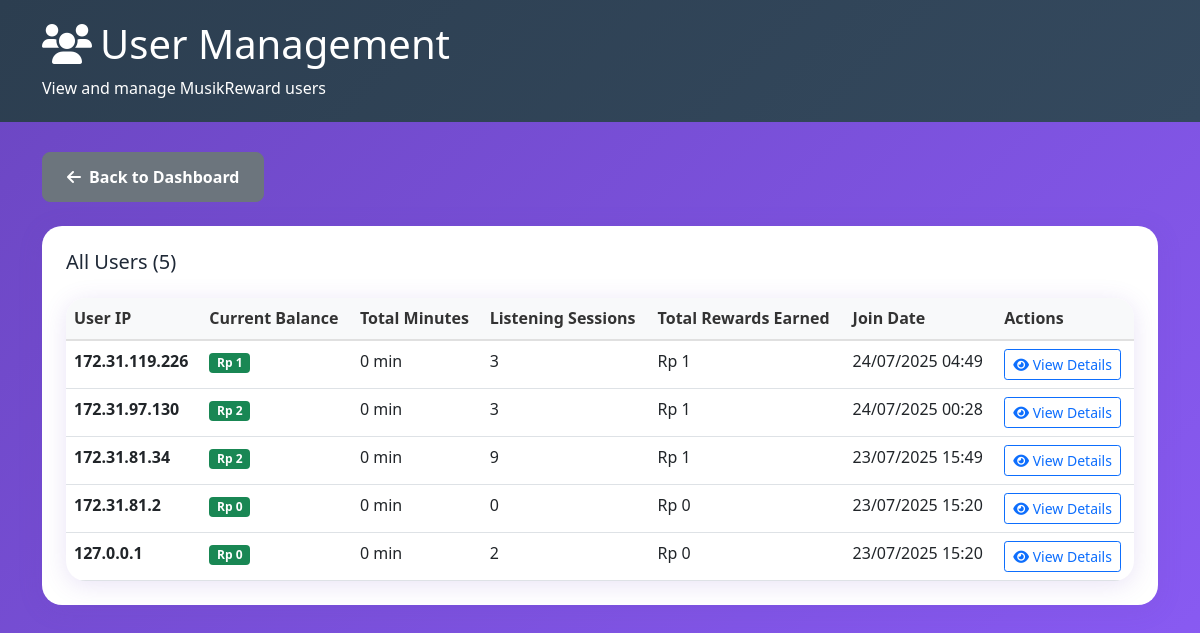
The app's page /admin/users.php (signed in), older data.
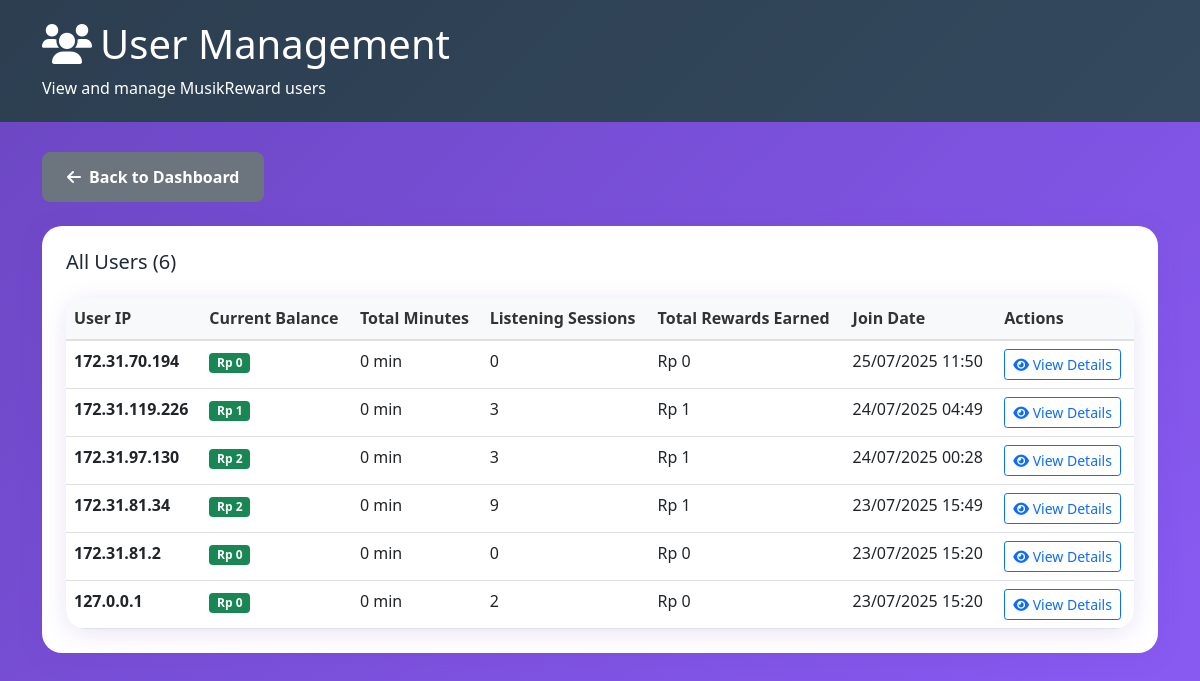
The same page, newer data.
### tables this page shows
CREATE TABLE users (
            id INTEGER PRIMARY KEY AUTOINCREMENT,
            user_ip TEXT NOT NULL UNIQUE,
            balance REAL DEFAULT 0.00,
            total_minutes INTEGER DEFAULT 0,
            created_at DATETIME DEFAULT CURRENT_TIMESTAMP
        );

### admin/users.php (the view, shortened to what this page needs)
<?php
require_once '../config/database.php';
$stmt = $pdo->query("
    SELECT u.*,
           COUNT(ls.id) as listening_sessions,
           SUM(ls.minutes_listened) as total_minutes_listened,
           SUM(ls.reward_earned) as total_rewards_earned
    FROM users u
    LEFT JOIN listening_sessions ls ON u.user_ip = ls.user_ip
    GROUP BY u.id
    ORDER BY u.created_at DESC
");
$users = $stmt->fetchAll();
?>
<!DOCTYPE html>
<html lang="id">
<head>
    <link href="https://cdn.jsdelivr.net/npm/bootstrap@5.1.3/dist/css/bootstrap.min.css" rel="stylesheet">
    <link href="https://cdnjs.cloudflare.com/ajax/libs/font-awesome/6.0.0/css/all.min.css" rel="stylesheet">
    <link href="../assets/css/style.css" rel="stylesheet">
</head>
<body>
    <div class="admin-header">
        <div class="container">
            <h1><i class="fas fa-users me-2"></i>User Management</h1>
            <p class="mb-0">View and manage MusikReward users</p>
        </div>
    </div>
    <div class="container">
        <div class="row">
            <div class="col-md-12 mb-4">
                <a href="index.php" class="btn btn-secondary">
                    <i class="fas fa-arrow-left me-2"></i>Back to Dashboard
                </a>
            </div>
        </div>
        <div class="admin-card">
            <h5 class="mb-4">All Users (<?= count($users) ?>)</h5>
            <div class="table-responsive">
                <table class="table">
                    <thead>
                        <tr>
                            <th>User IP</th>
                            <th>Current Balance</th>
                            <th>Total Minutes</th>
                            <th>Listening Sessions</th>
                            <th>Total Rewards Earned</th>
                            <th>Join Date</th>
                            <th>Actions</th>
                        </tr>
                    </thead>
                    <tbody>
                        <?php foreach ($users as $user): ?>
                        <tr>
                            <td>
                                <strong><?= htmlspecialchars($user['user_ip']) ?></strong>
                            </td>
                            <td>
                                <span class="badge bg-success">
                                    Rp <?= number_format($user['balance'], 0, ',', '.') ?>
                                </span>
                            </td>
                            <td><?= number_format($user['total_minutes'] ?: 0) ?> min</td>
                            <td><?= number_format($user['listening_sessions'] ?: 0) ?></td>
                            <td>Rp <?= number_format($user['total_rewards_earned'] ?: 0, 0, ',', '.') ?></td>
                            <td><?= date('d/m/Y H:i', strtotime($user['created_at'])) ?></td>
                            <td>
                                <button class="btn btn-sm btn-outline-primary" onclick="viewUserDetails('<?= $user['user_ip'] ?>')">
                                    <i class="fas fa-eye"></i> View Details
                                </button>
                            </td>
                        </tr>
                        <?php endforeach; ?>
                    </tbody>
                </table>
            </div>
        </div>
    </div>
</body>
</html>

### assets/css/style.css (style rules this page uses)
:root { --primary-color: #6B46C1; --secondary-color: #8B5CF6; --tertiary-color: #3B82F6; --accent-color: #92400E; --success-color: #10B981; --background-color: #F8FAFC; --wave-gradient: linear-gradient(135deg, #6B46C1 0%, #8B5CF6 25%, #3B82F6 50%, #92400E 75%, #6B46C1 100%); --card-shadow: 0 4px 25px rgba(107, 70, 193, 0.15); --border-radius: 20px; }
* { margin: 0; padding: 0; box-sizing: border-box; }
body { font-family: 'Segoe UI', Tahoma, Geneva, Verdana, sans-serif; background: var(--wave-gradient); background-size: 400% 400%; animation: waveAnimation 15s ease-in-out infinite; line-height: 1.6; color: #1F2937; min-height: 100vh; }
.btn-secondary { border-radius: 8px; padding: 12px 24px; font-weight: 600; }
.admin-header { background: linear-gradient(135deg, #2C3E50, #34495E); color: white; padding: 20px; margin-bottom: 30px; }
.admin-card { background: white; border-radius: var(--border-radius); box-shadow: var(--card-shadow); padding: 24px; margin-bottom: 24px; }
.table-responsive { border-radius: var(--border-radius); overflow: hidden; box-shadow: var(--card-shadow); }
.table { margin-bottom: 0; }
.table thead th { background-color: #F8F9FA; border-bottom: 2px solid #E0E0E0; font-weight: 600; color: #333; }

Row changes from the older to the newer data that the page shows:
added users: user_ip "172.31.70.194", balance "0", total_minutes "0", listening_sessions "0", total_rewards_earned "0", created_at "25/07/2025 11:50"
Text that changed along with them:
count($users): "5" → "6"
